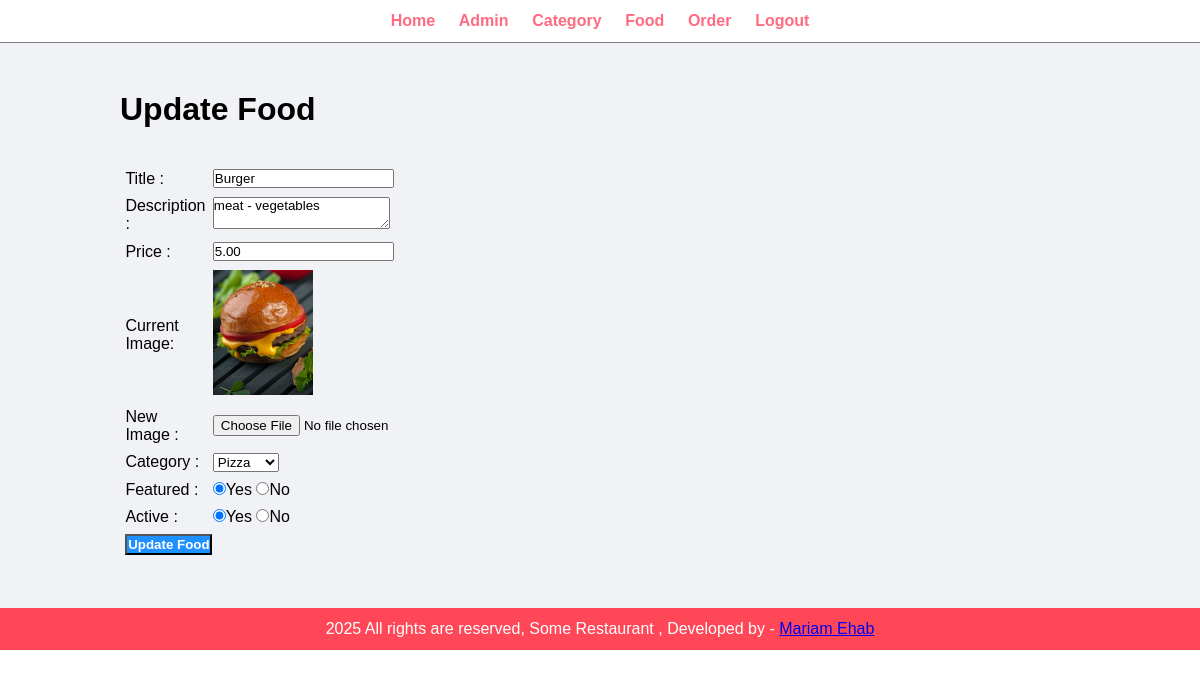
The app's page /admin/update-food.php?id=8&image_name=food_598.jpg (signed in) with its own data.
### tables this page shows
CREATE TABLE `food` (
  `id` int(10) UNSIGNED NOT NULL,
  `title` varchar(100) NOT NULL,
  `description` text NOT NULL,
  `price` decimal(10,2) NOT NULL,
  `image_name` varchar(255) NOT NULL,
  `category_id` int(11) NOT NULL,
  `featured` varchar(10) NOT NULL,
  `active` varchar(10) NOT NULL
);

### admin/update-food.php (the view, shortened to what this page needs)
<?php require_once("partials/menu.php");?>
<div class="main-content">
    <div class="warpper">
        <h1>Update Food</h1>
        <br><br>
        <?php if(isset($_GET['id'])){
            $id = $_GET['id'];
            $sql = "SELECT * FROM food WHERE id='$id'";
            $result=mysqli_query($connect,$sql);
            $count=mysqli_num_rows($result);
            if($count==1){
                $row=mysqli_fetch_array($result);
                $title=$row['title'];
                $desc=$row['description'];
                $price=$row['price'];
                $current_image=$row['image_name'];
                $featured=$row['featured'];
                $active=$row['active'];
            }
            else{
                 $_SESSION['no-food-found']="<div class='error'>No Food Found</div>";
                header("location:".SITEURL.'admin/manage-food.php');
            }
        }
        else {
            header("location:".SITEURL.'admin/manage-food.php');
        }
            ?>
        <form action="" method="POST" enctype="multipart/form-data">
            <table class="tbl-30">
                <tr>
                    <td>Title :</td>
                    <td><input type="text" placeholder="title" name="title" value="<?php echo $title?>"></td>
                </tr>
                <tr>
                    <td>Description :</td>
                    <td><textarea type="text" placeholder="description" name="desc"><?php echo $desc?></textarea></td>
                </tr>
                <tr>
                    <td>Price :</td>
                    <td><input type="number" placeholder="price" name="price" value="<?php echo $price?>"></td>
                </tr>
                <tr>
                    <td>Current Image:</td>
                    <td>
                        <?php
                        if($current_image!=""){
                            ?>
                            <img  width="100px" src="<?php echo SITEURL?>images/food/<?php echo $current_image?>">
                            <?php
                        }
                        else{
                             echo "<div class='error'>No Image</div>";
                        }
                        ?>
                    </td>
                </tr>
                <tr>
                    <td>New Image :</td>
                    <td><input type="file" name="image"></td>
                </tr>
                <tr>
                    <td>Category :</td>
                    <td>
                        <select name="category" >
                            <?php
                            $sql2 = "SELECT * FROM category WHERE active='yes'";
                            $result2 = mysqli_query($connect, $sql2);
                            $count2 = mysqli_num_rows($result2);
                            if ($count2 > 0) {
                                ?>
                                <?php while ($row2= mysqli_fetch_array($result2)) {
                                    ?>
                                    <option value=<?php echo $row2['id'] ?>><?php echo $row2['title'] ?></option>
                                <?php
                                }
                            } else {
                                ?>
                                <option value="-1">No Category Found</option>
                                <?php
                            }
                            ?>
                        </select>
                    </td>
                </tr>
                <tr>
                    <td>Featured :</td>
                    <td><input   <?php if($featured=='yes') {echo 'checked';}?> type="radio" name="featured" value="yes">Yes
                        <input <?php if($featured=='no') {echo 'checked';}?> type="radio" name="featured" value="no">No
                    </td>
                </tr>
                <tr>
                    <td>Active :</td>
                    <td><input  <?php if($active=='yes') {echo 'checked';}?> type="radio" name="active" value="yes">Yes
                        <input  <?php if($active=='no') {echo 'checked';}?> type="radio" name="active" value="no">No
                    </td>
                </tr>
                <tr>
                    <td>
                        <input type="submit" name="update-food" value="Update Food" class="btn-primary">
                    </td>
                </tr>
            </table>
        </form>
    </div>
</div>
<?php require_once("partials/footer.php");?>

### css/admin.css (style rules this page uses)
:root { --main-color: #ff4757; }
* { margin: 0 0; padding: 0 0; font-family: Arial, Helvetica, sans-serif; }
.warpper { padding: 1%; width:80%; margin:0 auto; }
.tbl-30 { width:30%; }
table tr td { padding: 1%; }
.btn-primary { background-color: #1e90ff; padding: 1%; text-decoration: none; color: white; font-weight: bold; }
.main-content { background-color: #f1f2f6; padding: 3% 0; }

### records on screen
food: title "Burger", desc "meat - vegetables", price "5.00", image_name (picture), featured "☑", active "☑"

### other values on screen
form field category "Pizza"
